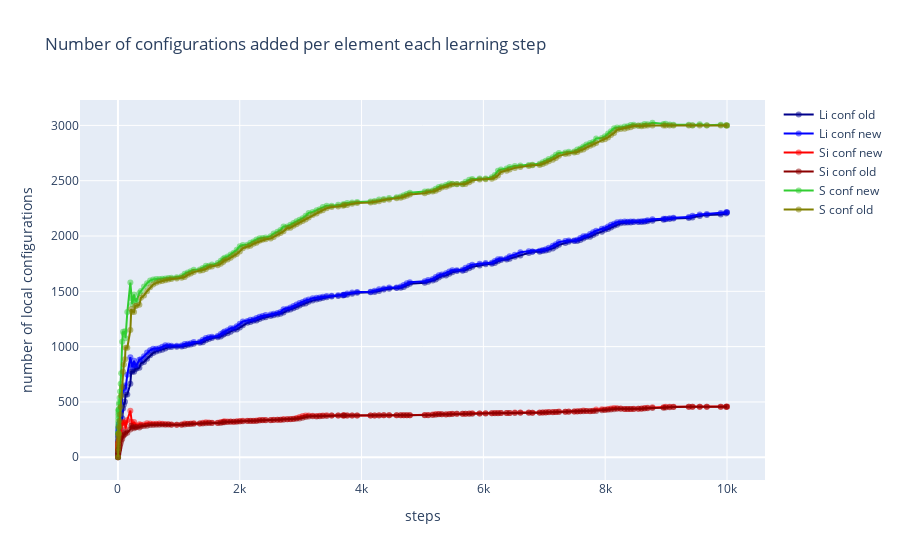

Notebook code cell kept with this figure:
### Code cell
! grep LCONF ML_LOGFILE| grep -v "#" > LCONF.dat

steps, liconf_old, liconf_new, siconf_old, siconf_new, sconf_old, sconf_new = np.loadtxt("./LCONF.dat", 
                       usecols=[1, 3, 4, 6, 7, 9, 10], unpack=True)

fig1 = go.Figure()

fig1.add_trace(go.Scatter(x = steps, y = liconf_old, mode='lines+markers', name='Li conf old', marker={'color' : 'darkblue', 'opacity' : 0.5}))
fig1.add_trace(go.Scatter(x = steps, y = liconf_new, mode='lines+markers', name='Li conf new', marker={'color' : 'blue', 'opacity' : 0.5}))
fig1.add_trace(go.Scatter(x = steps, y = siconf_new, mode='lines+markers', name='Si conf new', marker={'color' : 'red', 'opacity' : 0.5}))
fig1.add_trace(go.Scatter(x = steps, y = siconf_old, mode='lines+markers', name='Si conf old', marker={'color' : 'darkred', 'opacity' : 0.5}))
fig1.add_trace(go.Scatter(x = steps, y = sconf_new, mode='lines+markers', name='S conf new', marker={'color' : 'limegreen', 'opacity' : 0.5}))
fig1.add_trace(go.Scatter(x = steps, y = sconf_old, mode='lines+markers', name='S conf old', marker={'color' : 'olive', 'opacity' : 0.5}))
fig1.update_layout(title='Number of configurations added per element each learning step')
fig1.update_xaxes(title='steps')
fig1.update_yaxes(title='number of local configurations')
fig1.show()
pio.write_image(fig1, './300K_lconf.png', format='png')

### Figure 1 — Plotly figure (JSON) as saved in the notebook; plotly's stock layout.template omitted (floating-point values rounded to 4 significant figures; data arrays with more than 128 entries replaced by an {"elided": "..."} marker saying what was removed)
{"data": [{"marker": {"color": "darkblue", "opacity": 0.5}, "mode": "lines+markers", "name": "Li conf old", "type": "scatter", "x": {"elided": "175 int values"}, "y": {"elided": "175 int values"}}, {"marker": {"color": "blue", "opacity": 0.5}, "mode": "lines+markers", "name": "Li conf new", "type": "scatter", "x": {"elided": "175 int values"}, "y": {"elided": "175 int values"}}, {"marker": {"color": "red", "opacity": 0.5}, "mode": "lines+markers", "name": "Si conf new", "type": "scatter", "x": {"elided": "175 int values"}, "y": {"elided": "175 int values"}}, {"marker": {"color": "darkred", "opacity": 0.5}, "mode": "lines+markers", "name": "Si conf old", "type": "scatter", "x": {"elided": "175 int values"}, "y": {"elided": "175 int values"}}, {"marker": {"color": "limegreen", "opacity": 0.5}, "mode": "lines+markers", "name": "S conf new", "type": "scatter", "x": {"elided": "175 int values"}, "y": {"elided": "175 int values"}}, {"marker": {"color": "olive", "opacity": 0.5}, "mode": "lines+markers", "name": "S conf old", "type": "scatter", "x": {"elided": "175 int values"}, "y": {"elided": "175 int values"}}], "layout": {"title": {"text": "Number of configurations added per element each learning step"}, "xaxis": {"title": {"text": "steps"}}, "yaxis": {"title": {"text": "number of local configurations"}}}}
